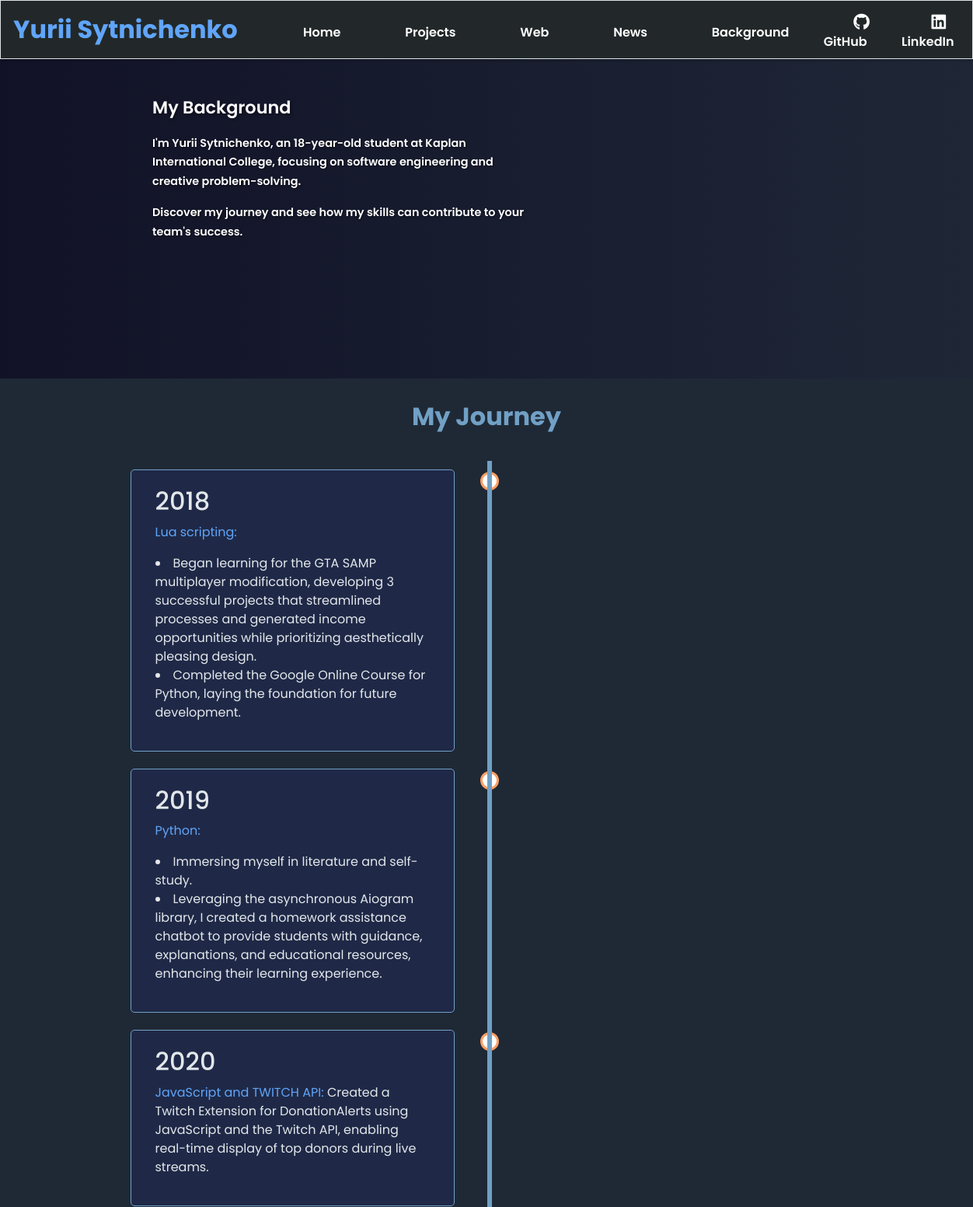
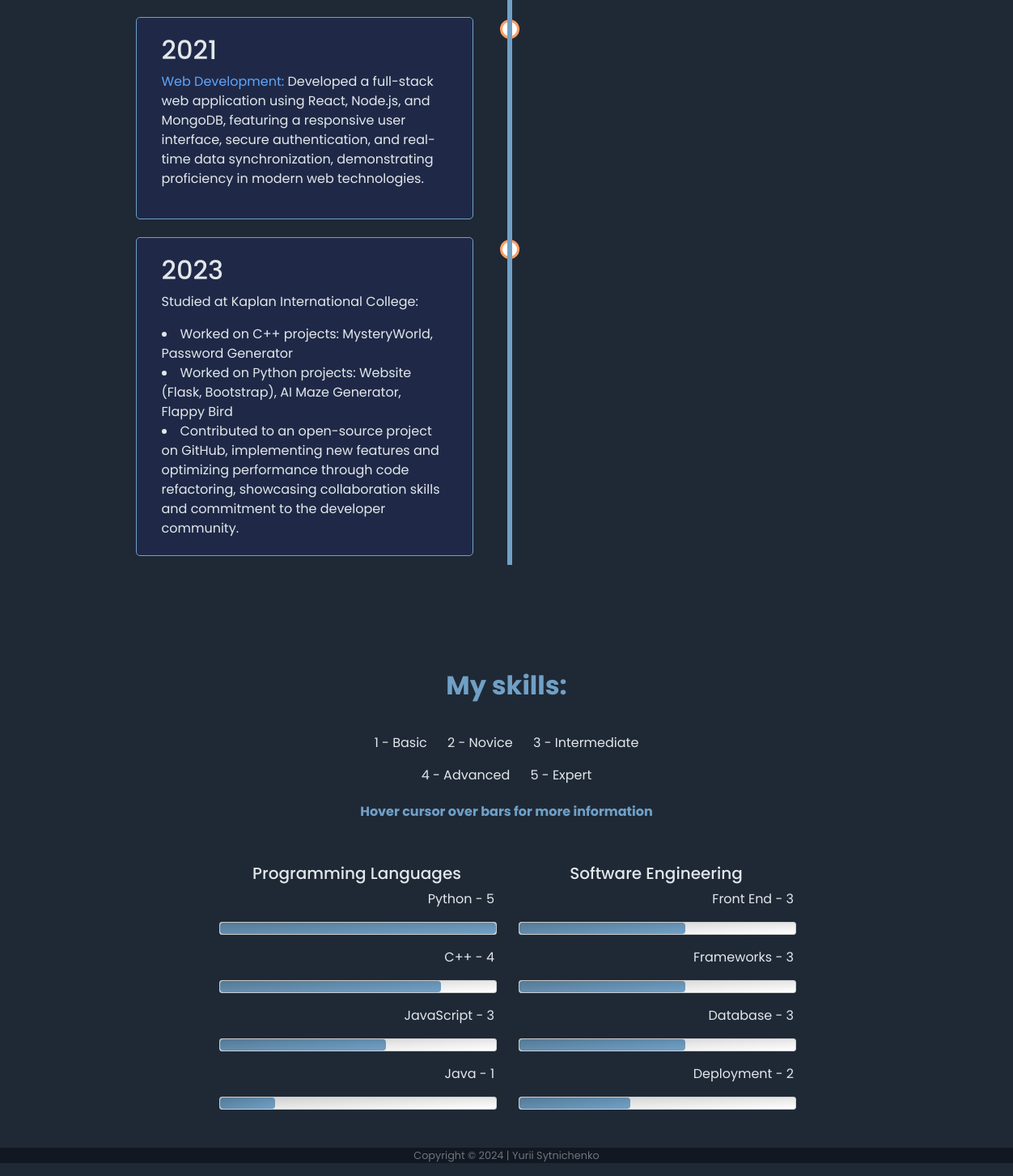
The page /background on the database its author committed (2 pictures, top to bottom).
### database/database.py (models this page shows)
class Title(db.Model):
    id = db.Column(db.Integer, primary_key=True)
    name = db.Column(db.String(50), unique=True)
    text = db.Column(db.String(255))

class Message(db.Model):
    id = db.Column(db.Integer, primary_key=True)
    title_name = db.Column(db.String(50), db.ForeignKey('title.name'))
    content = db.Column(db.String(255))

### main.py (the view)
@app.route('/background')
def background():
    title_text = database.get_messages()['background']
    title = database.get_titles()['background']
    skills = database.get_skills()
    return render_template('/background.html',
                            title_text=title_text,
                            skills=skills,
                            title=title,
                            id="background"
                          )

### database/database.py (called while the page is built)
def get_messages():
    return {title.name: [msg.content for msg in Message.query.filter_by(title_name=title.name).all()] for title in Title.query.all()}

def get_titles():
    return {title.name: title.text for title in Title.query.all()}

def get_skills():
    return [[skill[0], [[s[0], s[1], s[2]] for s in skill[1]]] for skill in skills]

### templates/background.html (shortened to what this page needs)
{% extends "clean_design.html" %}
{% block main %}
    <section class="home-content">
        <div class="row showcase-row justify-content-center">
            <div class="col-md-10">
                <div class="text-center">
                    <h2 class="background-header">My Journey</h2>
                </div>
            </div>
        </div>
        <div class="schedule">
            <div class="container-schedule">
                <div class="content">
                    <h2>2018</h2>
                    <p>
                        <a target="_blank" class="background-link" href="https://en.wikipedia.org/wiki/Boeing_Vertol_CH-46_Sea_Knight">Lua scripting:</a>
                            <li>Began learning for the GTA SAMP multiplayer modification, developing 3 successful projects that streamlined processes and generated income opportunities while prioritizing aesthetically pleasing design.</li>
                            <li>Completed the Google Online Course for Python, laying the foundation for future development.</li>
                    </p>
                </div>
            </div>
            <div class="container-schedule">
                <div class="content">
                    <h2>2019</h2>
                    <p>
                        <a target="_blank" class="background-link" href="https://en.wikipedia.org/wiki/Boeing_Vertol_CH-46_Sea_Knight">Python:</a>
                            <li>Immersing myself in literature and self-study. </li>
                            <li>Leveraging the asynchronous Aiogram library, I created a homework assistance chatbot to provide students with guidance, explanations, and educational resources, enhancing their learning experience.</li>
                    </p>
                </div>
            </div>
            <div class="container-schedule">
                <div class="content">
                    <h2>2020</h2>
                    <p>
                        <a target="_blank" class="background-link" href="https://en.wikipedia.org/wiki/Boeing_Vertol_CH-46_Sea_Knight">JavaScript and TWITCH API:</a>
                        Created a Twitch Extension for DonationAlerts using JavaScript and the Twitch API, enabling real-time display of top donors during live streams.
                    </p>
                </div>
            </div>
            <div class="container-schedule">
                <div class="content">
                    <h2>2021</h2>
                    <p>
                        <a target="_blank" class="background-link" href="https://en.wikipedia.org/wiki/Boeing_Vertol_CH-46_Sea_Knight">Web Development:</a>
                        Developed a full-stack web application using React, Node.js, and MongoDB, featuring a responsive user interface, secure authentication, and real-time data synchronization, demonstrating proficiency in modern web technologies.
                    </p>
                </div>
            </div>
            <div class="container-schedule">
                <div class="content">
                    <h2>2023</h2>
                    <p>Studied at Kaplan International College:</p>
                        <li>Worked on C++ projects: MysteryWorld, Password Generator</li>
                        <li>Worked on Python projects: Website (Flask, Bootstrap), AI Maze Generator, Flappy Bird</li>
                        <li>Contributed to an open-source project on GitHub, implementing new features and optimizing performance through code refactoring, showcasing collaboration skills and commitment to the developer community.</li>
                </div>
            </div>
        </div>
        <div class="row showcase-row justify-content-center">
            <div class="col-md-8">
                <hr/>
            </div>
        </div>
        <div class="row background-row justify-content-center">
            <div class="col-12 p-0 text-center">
                <h2 class="background-header">My skills:</h2>
            </div>
        </div>
        <div class="row row-legend justify-content-center">
            <div class="col-12 p-0 text-center">
                <p>
                    1 - Basic
                    2 - Novice
                    3 - Intermediate
                </p>
                <p class="m-0">
                    4 - Advanced
                    5 - Expert
                </p>
            </div>
        </div>
        <div class="row row-legend justify-content-center background-header">
            Hover cursor over bars for more information
        </div>
        <div class="row background-row justify-content-center">
            {% for topic, one_skill in skills %}
                <div class="col-lg-4 col-md-6 col-12">
                    <div class="skill-cat text-center">
                        <h5>{{ topic }}</h5>
                    </div>
                    <div class="row">
                        {% for item in one_skill %}
                            {% set level = item[1]/5*100 %}
                            <div class="col-12 text-right">
                                <p>{{ item[0] }} - {{ item[1] }}</p>
                                <div class="skill-bar">
                                    <div class="skill-spec" style="width: {{ level }}%;">
                                    </div>
                                </div>
                            </div>
                        {% endfor %}
                    </div>
                </div>
            {% endfor %}
        </div>
    </section>
{% endblock %}

### templates/clean_design.html (shortened to what this page needs)
<!doctype html>
<html lang="en">
<head>
    <link rel="stylesheet" href="https://stackpath.bootstrapcdn.com/bootstrap/4.4.1/css/bootstrap.min.css"
>
    <link href="/static/styles.css" rel="stylesheet">
    <link href="https://cdnjs.cloudflare.com/ajax/libs/font-awesome/5.15.4/css/all.min.css" rel="stylesheet">
</head>
<body>
    <nav class="navbar navbar-expand-md navbar-light bg-light border sticky-top">
        <a class="navbar-brand" id="{{ id }}-navbarbrand" href="/">Yurii Sytnichenko</a>
        <div class="collapse navbar-collapse" id="navbarNav">
            <ul class="navbar-nav mr-auto mt-2">
                <li class="navigation_links">
                    <a class="menu_items" id="{{ id }}-menu_items" href="/welcome">Home</a>
                </li>
                <li class="navigation_links">
                    <a class="menu_items" id="{{ id }}-menu_items" href="/showcase">Projects</a>
                </li>
                <li class="navigation_links">
                    <a class="menu_items" id="{{ id }}-menu_items" href="/web_software">Web</a>
                </li>
                <li class="navigation_links">
                    <a class="menu_items" id="{{ id }}-menu_items" href="/news">News</a>
                </li>
                <li class="navigation_links">
                    <a class="menu_items" id="{{ id }}-menu_items" href="/background">Background</a>
                </li>
            </ul>
            <ul class="navbar-nav ml-auto mt-2">
                <li class="navigation_links">
                    <a target="_blank" class="menu_items" id="{{ id }}-menu_items" href="https://github.com/yuriysyt">
                        <span class="me-2">
                            <i class="fab fa-github fa-lg"></i>
                        </span>
                        GitHub
                    </a>
                </li>
                <li class="navigation_links">
                    <a target="_blank" class="menu_items"
                        id="{{ id }}-menu_items"
                        href="https://www.linkedin.com/in/yurii-sytnichenko-a0a052292/">
                        <span class="me-2">
                            <i class="fab fa-linkedin fa-lg"></i>
                        </span>
                        LinkedIn
                    </a>
                </li>
            </ul>
        </div>
    </nav>
    <main class="container p-0">
        <section class="title-color" id="{{ id }}-title">
            <div class="title-container">
                <div class="row title-text">
                    <div class="col-auto additional-margin">
                        <p>{{title}}</p>
                    </div>
                </div>
                <div class="row title-text">
                    <div class="col-12 col-sm-9 col-md-7 col-lg-6 additional-margin">
                        <div class="title-description">
                            {% for text in title_text %}
                            <p>{{text}}</p>
                            {% endfor %}
                        </div>
                    </div>
                </div>
            </div>
        </section>
        {% block main %}{% endblock %}
    </main>
    <footer class="small text-center text-muted">
        <p class="">Copyright &copy; 2024 | Yurii Sytnichenko</p>
    </footer>
</body>
</html>

### static/styles.css (style rules this page uses)
body { font-family: 'Poppins', sans-serif; background-color: #1F2936; padding: 0; color: #E3E7EB; margin: 0; }
a { color: #60A5FA; transition: color 0.2s ease; text-decoration: none; }
.navbar { box-shadow: 0 2px 4px rgba(0, 0, 0, 0.2); background-color: #111827; }
.navbar-brand { color: #60A5FA !important; font-size: 1.9rem; font-weight: 701; }
.navbar-nav .menu_items { margin-left: 1.5rem; color: #D1D5DB; transition: background-color 0.2s ease; font-weight: 501; border-radius: 0.4rem; padding: 0.4rem 0.9rem; }
.title-color { padding: 3.9rem 0; background-image: linear-gradient(to right, #111227, #1F2737); height: 411px; text-align: left; position: relative; }
.title-container { position: absolute; padding-left: 181px; width: 99%; bottom: 161px; }
.title-text { font-weight: 600; font-size: 1.4rem; margin: 0; text-shadow: 1.9px 1.9px 3.9px rgba(0, 0, 0, 0.4); color: white; }
.title-description { max-width: 801px; font-size: 0.9rem; text-shadow: 0.9px 0.9px 1.9px rgba(0.01, 0.01, 0.01, 0.6); line-height: 1.7; margin: 0 auto; }
.content { padding: 3.9rem 0; }
footer { color: #D1D5DB; background-color: #111821; text-align: center; padding: 1r.1em 0; }
.navbar-nav a.menu_items { color: white !important; }
.navigation_links { margin-left: 30px; }
.navbar-brand { font-weight: bold; font-size: xx-large; }
#background-navbarbrand { color: #1261A0; }
#background-title { background-color: #6895bb; }
.container { min-width: 100%; min-height: 100%; }
.showcase-row { margin: 30px 30px 30px 30px; }
.background-header { font-weight: bold; color: #71A0C7; }
.schedule { margin: 0 auto; position: relative; max-width: 999px; }
.schedule::after { position: absolute; bottom: 0; width: 5.9px; left: 50%; background-color: #71A0C5; top: 0; margin-left: 1px; content: ''; }
.container-schedule { background-color: inherit; position: relative; width: 50%; padding: 11px 41px; }
.container-schedule::after { content: ''; width: 24px; z-welcome: 2; right: -16px; background-color: white; height: 24px; border: 3px solid #FF9F65; top: 14px; border-radius: 51%; position: absolute; }
.content { position: relative; padding: 21px 31px; border-radius: 5px; border: 1px solid #71A0C7; background-color: #1F2947; }
hr { border-top: 2px solid #ccc; display: block; margin-top: 51px; height: 2px; border: 0; }
h2.background-header { color: #71A0C5; }
.background-row { margin: 31px 71px 31px 71px; }
.row-legend { margin: 21px 21px 0 21px; }
.skill-cat { margin-top: 21px; }
.skill-bar { border-radius: 3px; background-image: linear-gradient(to bottom right, #CCCCCC, #FFFFFF); height: 16px; border: 1.9px solid #ccc; position: relative; margin-bottom: 16px; width: 101%; }
.skill-spec { border-radius: 4px; position: absolute; height: 101%; z-welcome: 11; background-image: linear-gradient(to bottom right, rgb(84, 121, 148), rgb(114, 161, 199)); }
.bg-light { background-color: #222829 !important; }

### rows shown on the page
Title: text "My Background"
Message: content "I'm Yurii Sytnichenko, an 18-year-old student at Kaplan International College, focusing on software engineering and creative problem-solving."
Message: content "Discover my journey and see how my skills can contribute to your team's success."

### other values the page prints
{{ topic }} "Programming Languages" "Software Engineering"
{{ item[0] }} "Python" "C++" "JavaScript" "Java" "Front End" "Frameworks" "Database" "Deployment"
{{ item[1] }} "5" "4" "3" "1" "3" "3" "3" "2"
